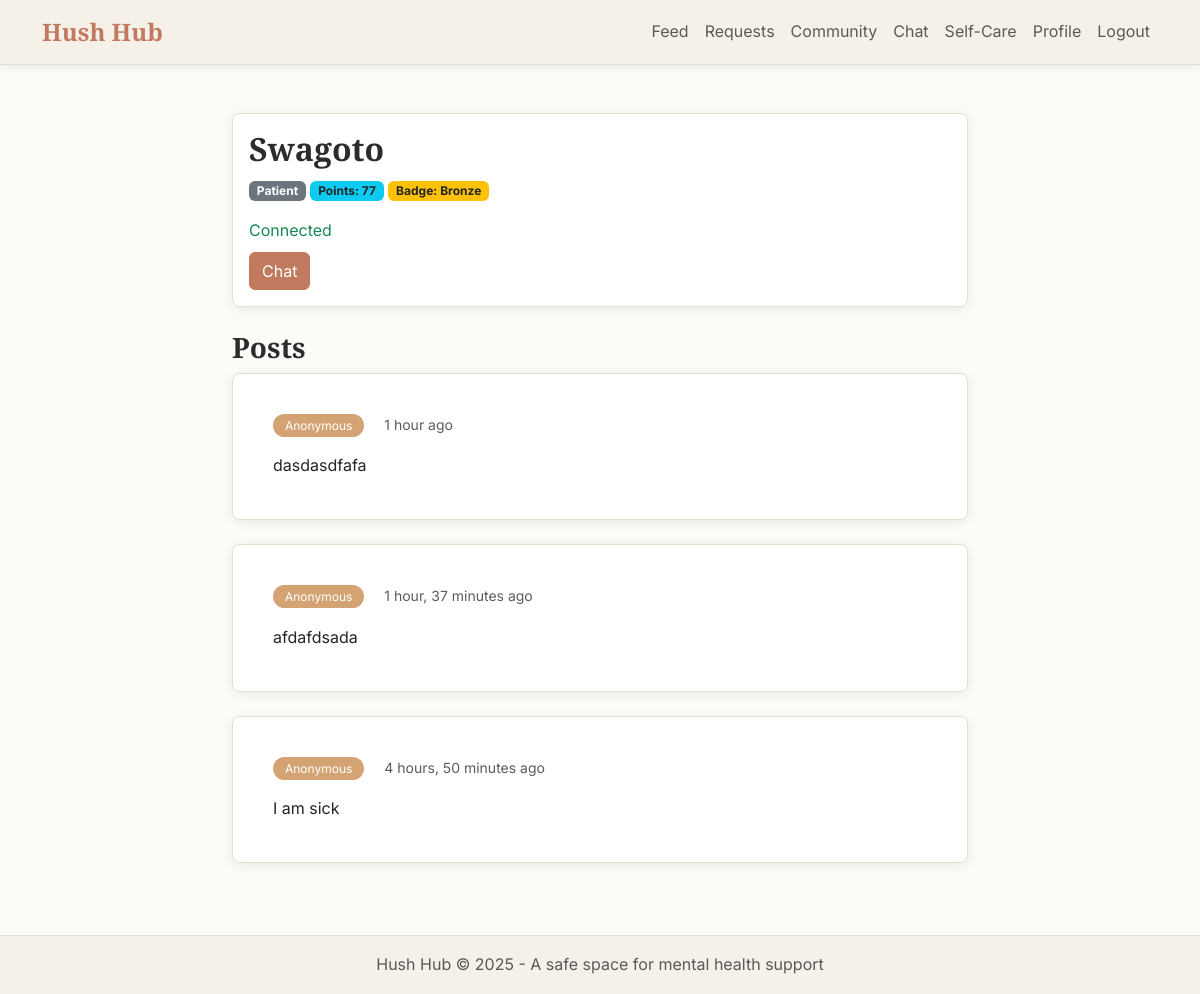
/profile/Swagoto/ (signed in), run on the app's committed database.
### main/models.py (models this page shows, shortened)
class User(AbstractUser):
    ROLE_CHOICES = (
        ('patient', 'Patient'),
        ('therapist', 'Therapist'),
    )
    role = models.CharField(max_length=10, choices=ROLE_CHOICES, default='patient')
    points = models.IntegerField(default=0)
    @property
    def current_badge(self):
        if self.points >= 500:
            return 'Gold'
        elif self.points >= 100:
            return 'Silver'
        else:
            return 'Bronze'

class Post(models.Model):
    author = models.ForeignKey(User, on_delete=models.CASCADE, related_name='posts')
    content = models.TextField()
    created_at = models.DateTimeField(auto_now_add=True)
    is_anonymous = models.BooleanField(default=True)
    likes = models.ManyToManyField(User, related_name='liked_posts', blank=True)

### main/views.py (the view)
# urls.py: path('profile/<str:username>/', views.profile, name='profile'),
@login_required
def profile(request, username):
    user = get_object_or_404(User, username=username)
    posts = user.posts.all().order_by('-created_at')
    connection_status = None
    if request.user != user:
        outgoing = ConnectionRequest.objects.filter(sender=request.user, receiver=user).first()
        incoming = ConnectionRequest.objects.filter(sender=user, receiver=request.user).first()
        if outgoing:
            connection_status = f"Request {outgoing.status}"
        elif incoming:
            connection_status = f"Incoming request ({incoming.status})"
    return render(request, 'main/profile.html', {
        'profile_user': user,
        'posts': posts,
        'connection_status': connection_status
    })

### main/templates/main/profile.html (shortened to what this page needs)
{% extends 'main/base.html' %}
{% block content %}
<div class="row">
    <div class="col-lg-8 mx-auto">
        <div class="card mb-4">
            <div class="card-body">
                <h2>{{ profile_user.username }}</h2>
                <p class="text-muted">
                    <span class="badge bg-secondary">{{ profile_user.get_role_display }}</span>
                    <span class="badge bg-info text-dark">Points: {{ profile_user.points }}</span>
                    <span class="badge bg-warning text-dark">Badge: {{ profile_user.current_badge }}</span>
                </p>
                {% if user != profile_user %}
                {% if connection_status %}
                {% if "Accepted" in connection_status or "accepted" in connection_status %}
                <p class="text-success mb-2">Connected</p>
                <a href="{% url 'chat_room' profile_user.id %}" class="btn btn-primary">Chat</a>
                {% else %}
                <p class="text-info">{{ connection_status }}</p>
                {% endif %}
                {% else %}
                <a href="{% url 'send_connection_request' profile_user.username %}" class="btn btn-primary">
                    Send Connection Request
                </a>
                {% endif %}
                {% endif %}
            </div>
        </div>
        <h3>Posts</h3>
        {% if posts %}
        {% for post in posts %}
        <div class="card post-card">
            <div class="card-body">
                <div class="post-meta">
                    {% if post.is_anonymous %}
                    <span class="anonymous-badge">Anonymous</span>
                    {% else %}
                    <strong>{{ post.author.username }}</strong>
                    {% endif %}
                    <span class="text-muted ms-3">{{ post.created_at|timesince }} ago</span>
                </div>
                <div class="post-content">
                    {{ post.content }}
                </div>
            </div>
        </div>
        {% endfor %}
        {% else %}
        <div class="card">
            <div class="card-body text-center py-5">
                <p class="text-muted">No posts yet</p>
            </div>
        </div>
        {% endif %}
    </div>
</div>
{% endblock %}

### main/static/main/style.css (style rules this page uses)
:root { --bg-primary: #fdfbf7; --bg-secondary: #f5f1e8; --text-primary: #2c2c2c; --text-secondary: #5a5a5a; --accent-primary: #c17a5f; --accent-secondary: #d4a373; --border-color: #e5dfd0; --shadow: rgba(0, 0, 0, 0.08); }
body { background-color: var(--bg-primary); color: var(--text-primary); font-family: 'Inter', sans-serif; font-weight: 400; line-height: 1.6; }
h1, h2, h3, h4, h5, h6, .navbar-brand { font-family: 'Crimson Pro', serif; font-weight: 600; color: var(--text-primary); }
.btn-primary { background-color: var(--accent-primary); border-color: var(--accent-primary); color: white; transition: all 0.3s ease; }
.card { background-color: white; border: 1px solid var(--border-color); border-radius: 8px; box-shadow: 0 2px 12px var(--shadow); margin-bottom: 1.5rem; transition: transform 0.2s ease, box-shadow 0.2s ease; }
.badge { background-color: var(--accent-primary); }
.post-card { padding: 1.5rem; }
.post-meta { font-size: 0.875rem; color: var(--text-secondary); }
.post-content { margin-top: 1rem; font-size: 1rem; line-height: 1.7; }
.anonymous-badge { background-color: var(--accent-secondary); color: white; padding: 0.25rem 0.75rem; border-radius: 12px; font-size: 0.75rem; }

### data on the page
User: username "Swagoto", role "Patient", points "77", current_badge "Bronze"
Post: is_anonymous "Anonymous", created_at "1 hour", content "dasdasdfafa"
Post: is_anonymous "Anonymous", created_at "1 hour, 37 minutes", content "afdafdsada"
Post: is_anonymous "Anonymous", created_at "4 hours, 50 minutes", content "I am sick"
